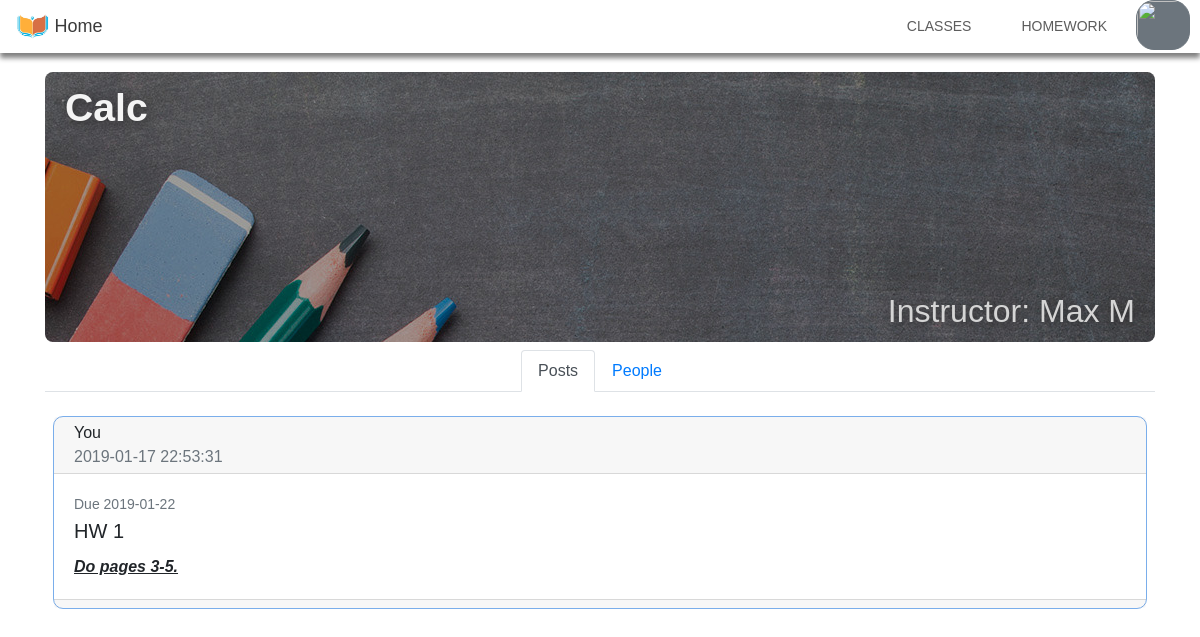
The app's page /class/2 (signed in) with its own data.
### tables this page shows
CREATE TABLE classes(classID INTEGER PRIMARY KEY, className TEXT, userID TEXT, invite TEXT, desc TEXT, calendar TEXT);

CREATE TABLE users(userID TEXT PRIMARY KEY, email TEXT, name TEXT);

CREATE TABLE posts(postID INTEGER PRIMARY KEY, classID INTEGER, submission DATETIME, duedate DATETIME, postBody TEXT, submittable INTEGER, event TEXT, postTitle TEXT);

### app.py (the view)
@app.route('/class/<classid>')
def classpage(classid):
	if 'userid' not in flask.session:
		return flask.redirect('/')
	if db.isTeacher(flask.session['userid'], classid):
		emails = db.getUnAdded(classid)
		if emails != None:
			for i in emails:
				print(i[0])
				rule = {
				'scope': {
					'type': 'user',
					'value': i[0],
				},
				'role': 'reader'
				}
				calID = db.getCalendarID(classid)
				credentials = google.oauth2.credentials.Credentials(
				**flask.session['credentials'])
				service = googleapiclient.discovery.build(
				API_SERVICE_NAME, API_VERSION, credentials=credentials)
				created_rule = service.acl().insert(calendarId=calID, body=rule).execute()
	else:
		print("not a teacher")
	classInfo = db.getClassInfo(classid)
	classRoster = db.getRoster(classid)
	isTeacher = (db.getTeacher(classid) == flask.session["userid"])
	posts = db.getPosts(classid)
	return flask.render_template("class.html", className = classInfo[0],
		teacherName = db.getUserName(classInfo[1]), inviteCode = classInfo[2],
		weights = classInfo[3], classRoster = classRoster, getName = db.getUserName,
		isTeacher = isTeacher, classID = classid, posts = posts[::-1],
		getPostFiles = db.getPostFiles, desc = classInfo[4])

### util/dbtools.py (called while the page is built)
def getClassInfo(classID):
    db,c = getDBCursor()
    output = [None, None, None, None, None]
    for i in c.execute("SELECT className, userID, invite, desc FROM classes WHERE classID = ?", (classID,)):
        for j in range(3):
            output[j] = i[j]
        output[4] = i[3]
        weightList = []
        for j in c.execute("SELECT weightName, weightValue FROM weights WHERE classID = ?", (classID,)):
            weightInfo = [None, None] #[weightName, weightValue]
            for k in range(2):
                weightInfo[k] = j[k]
            weightList.append(weightInfo)
        output[3] = weightList
    closeDB(db)
    return output #Will be a list of None if no class of the classID inputted is found

def getTeacher(classID):
    db,c = getDBCursor()
    output = None
    for i in c.execute("SELECT userID FROM classes WHERE classID = ?", (classID,)):
        output = i[0]
    closeDB(db)
    return output

def getUserName(userID):
    db,c = getDBCursor()
    name = None
    for i in c.execute("SELECT name FROM users WHERE userID = ?", (userID,)):
        name = i[0]
    closeDB(db)
    return name

def getRoster(classID):
    db,c = getDBCursor()
    output = []
    for i in c.execute("SELECT userID FROM roster WHERE classID = ?", (classID,)):
        output.append(i[0])
    closeDB(db)
    return output

def getPosts(classID):
    db,c = getDBCursor()
    c.execute("SELECT * FROM posts WHERE classID = ? ORDER BY submission", (classID,))
    output = c.fetchall()
    closeDB(db)
    return output

def isTeacher(userID, classID):
    db,c = getDBCursor()
    output = False
    for i in c.execute('SELECT * FROM classes WHERE classID = ? AND userID = ?', (classID, userID,)):
        output = True
    closeDB(db)
    return output

def getDBCursor():
    db = sqlite3.connect("data/classify.db")
    cursor = db.cursor()
    return db,cursor

def closeDB(db):
    db.commit()
    db.close()

### templates/class.html (shortened to what this page needs)
{% extends "base.html"%}
{% block navbar %}
<nav class="navbar navbar-expand-sm navbar-dark fixed-top mb-5" id="containerNav">
	<div class="container-fluid" id="mainNav">
		<div class="navbar-header">
			<a id="navHome" class="navbar-brand" href="/login">
				<img id="navImg" src="../static/navLogo.jpeg" alt="" class="img-circle">&nbsp;Home
			</a>
		</div>
		<div class="collapse navbar-collapse" id="navbarResponsive">
			<ul class="navbar-nav text-uppercase ml-auto">
				<li class="nav-item">
					<a class="nav-link pl-4 pr-4 other" href="/login">Classes</a>
				</li>
				<li class="nav-item">
					<a class="nav-link pl-4 pr-4 other" href="/fact">Homework</a>
				</li>
				<li class="nav-item mr-1 ml-1">
					<div class="btn-group">
						<img src="https://api.adorable.io/avatars/53/{{ session['email'] }}" alt="" class="btn btn-secondary dropdown-toggle" href="#" role="button" id="dropMenu" data-toggle="dropdown" aria-haspopup="true" aria-expanded="false">
					</div>
				</li>
			</ul>
		</div>
	</div>
</nav>
{% endblock %}
{%block content%}
<div class="container">
	<div class="d-flex flex-wrap class-head mt-4 justify-content-between mt-5">
		<div class="p-1 mr-auto">
			<h2 id="navHeader3" class="ml-3 mt-2"><b>{{ className }}</b></h2>
		</div>
		<div class="d-flex flex-column mt-2 justify-content-between">
			<div class="ml-auto mr-3 p-1">
			</div>
			<div class="p-1">
				<h3 id="navHeader5" class="mb-2 mr-3">Instructor: {{ teacherName }}</h3>
			</div>
		</div>
	</div>
	<ul class="nav nav-tabs justify-content-center mt-2" id="myTab" role="tablist">
		<li class="nav-item">
			<a class="nav-link active" id="home-tab" data-toggle="tab" href="#posts" role="tab" aria-controls="home" aria-selected="true">Posts</a>
		</li>
		{% if isTeacher %}
		<li class="nav-item">
			<a class="nav-link" id="profile-tab" data-toggle="tab" href="#roster" role="tab" aria-controls="profile" aria-selected="false">Roster</a>
		</li>
		{% else %}
		<li class="nav-item">
			<a class="nav-link" id="profile-tab" data-toggle="tab" href="#roster" role="tab" aria-controls="profile" aria-selected="false">People</a>
		</li>
		{% endif %}
	</ul>
	<div class="tab-content" id="myTabContent">
		<div class="tab-pane fade show active" id="posts" role="tabpanel" aria-labelledby="post-tab">
			{% if isTeacher %}
			{% if posts|length == 0 %}
			<div class="row mt-4">
				<div class="col mt-3 mr-4 ml-4">
					<p style="color: red;">You have no posts, go make one!</p>
				</div>
			</div>
			{% endif %}
			{% for i in posts %}
			<div class="row mt-4 mr-2 ml-2">
				<div class="col pl-0 pr-0">
					<div class="card cardOut">
						<div class="card-header pt-1 pb-1 pl-2 pr-2">
							<div class="d-flex flex-wrap-reverse">
								<div class="p-1 mr-1 order-1">
									<img id="dropMenu2" src="https://api.adorable.io/avatars/48/{{ session['email'] }}" alt="">
								</div>
								<div class="d-flex flex-column justify-content-between order-2">
									<div class="fam mt-auto">You</div>
									<div class="text-secondary mb-auto">{{ i[2] }}</div>
								</div>
							</div>
						</div>
						<div class="card-body">
							<p class="card-title text-secondary mb-1" style="font-size: 14px;">Due {{ i[3] }}</p>
							<h5 class="card-title">{{i[7]}}</h5>
							<p class="card-text">{{ i[4] | safe }}</p>
						</div>
						<div class="card-footer text-muted p-1">
							<div class="d-flex flex-wrap justify-content-between align-content-top">
								{% if i[5] == 1 and not isTeacher %}
								<div class="p-1">
									<form action="/submitFile" method="POST" enctype="multipart/form-data" class="form-group m-0">
										<input type="hidden" name="postID" value="{{i[0]}}">
										<input type="file" name="file">
										{% elif i[5] == 1 %}
										<div class="p-1">
											<div class="dropdown">
												<button onclick="show({{ i[0] }})" class="btn btn-primary dropdown-toggle" type="submit" id="dropdownMenuButton" data-toggle="dropdown" aria-haspopup="true" aria-expanded="false" value="Upload">
													View Submissions
												</button>
												<div class="dropdown-menu" aria-labelledby="dropdownMenuButton">
													{% set uploads = getPostFiles(i[0]) %}
													{% if uploads|length == 0 %}
													<a class="dropdown-item disabled">No submissions yet</a>
													{% else %}
													{% for i in uploads %}
													<a class="dropdown-item" href="/viewFile/{{ i[0] }}" target="_blank"><b>{{ getName(i[1]) }}</b>: {{ i[2] }}</a>
													{% endfor %}
													{% endif %}
												</div>
											</div>
										</div>
										{% endif %}
										{% if isTeacher %}
										{% set url = "/deletepost/" + i[0]|string %}
										<div class="p-1">
											<a href="{{ url }}">
												<button class="btn btn-danger">Delete Post</button>
											</a>
										</div>
										{% else %}
									</form>
								</div>
								{% endif %}
							</div>
						</div>
					</div>
				</div>
			</div>
			{% endfor %}
			<br>
			{% else %}
			{% for i in posts %}
			<div class="row mt-4 mr-2 ml-2">
				<div class="col pl-0 pr-0">
					<div class="card cardOut">
						<div class="card-header pt-1 pb-1 pl-2 pr-2">
							<div class="d-flex flex-wrap-reverse">
								<div class="p-1 mr-1 order-1">
								</div>
								<div class="d-flex flex-column justify-content-between order-2">
									<div class="fam mt-auto">You</div>
									<div class="text-secondary mb-auto">{{ i[2] }}</div>
								</div>
							</div>
						</div>
						<div class="card-body">
							<p class="card-title text-secondary mb-1" style="font-size: 14px;">Due {{ i[3] }}</p>
							<h5 class="card-title">{{i[7]}}</h5>
							<p class="card-text">{{ i[4] | safe }}</p>
						</div>
						<div class="card-footer text-muted p-1">
						</div>
					</div>
				</div>
			</div>
			{% endfor %}
			{% endif %}
		</div>
					{% set url = "/gradebook/" + classID|string %}
	</div>
</div>
{% endblock %}

### static/main.css (style rules this page uses)
.navbar { background-color: white; padding-top: 0px; padding-bottom: 0px; position: fixed; }
.navbar-nav .nav-link { font-family: Tahoma, Geneva, sans-serif; font-size: 14px; padding-top: 15px; padding-bottom: 15px; }
#mainNav { padding: 0px; }
#containerNav { padding-right: 0px; box-shadow: 0px 5px 5px grey; }
.other { color: #5c5c5c !important; border: 1px solid white; }
#navHome { color: #3b3b3b; font-family: Tahoma, Geneva, sans-serif; font-size: 18px; font-weight: 500; }
#navImg { max-width: 2.1rem; max-height: 2.1rem; }
#navHeader3 { color: #f4f4f4; font-family: Tahoma, Geneva, sans-serif; font-size: 2.45rem; text-shadow: 2px 2px 8px #2f2f2f; }
#navHeader5 { color: #d5d5d5; font-family: Tahoma, Geneva, sans-serif; font-weight: 1000px; font-size: 2rem; text-shadow: 2px 2px 8px #2f2f2f; }
#body { font-family: Tahoma, Geneva, sans-serif; }
#dropMenu { height: 50px; width: 60px; border-radius: 18px; max-height: 80%; max-width: 90%; position: center 90px; padding: 0px; }
.class-head { background-image: url(../static/image.jpg); min-width: 100%; min-height: 200px; height: 270px; background-position: cover; border-radius: 8px; }
.fam { font-family: Tahoma, sans-serif; }
.cardOut { border: 1px solid #7aaeeb; border-radius: 10px; }

### records on screen
classes: className "Calc"
users: name "Max M"
posts: submission "2019-01-17 22:53:31", duedate "2019-01-22", postTitle "HW 1", postBody "Do pages 3-5."
